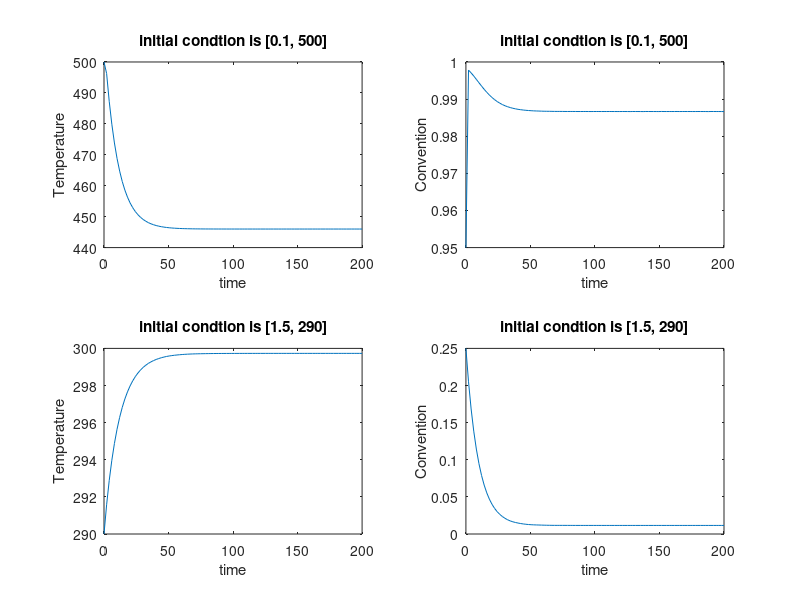

MATLAB code to generate this figure:
function [ll] = solveode( )
m0 = [0.1, 500];% initial condition
caf=2;
tspan = linspace(0,200);
[tsoln, sisoln] = ode45(@myode, tspan,m0);
X=(caf-sisoln(:,1))/caf;
subplot(2,2,1);
plot(tsoln,sisoln(:,2));
xlabel('time')
ylabel('Temperature')
title('initial condtion is [0.1, 500]')
subplot(2,2,2);
plot(tsoln,X)
xlabel('time')
ylabel('Convention')
title('initial condtion is [0.1, 500]')
m0 = [1.5, 290]; %initial conditon
[tsoln, sisoln] = ode45(@myode, tspan,m0);
X=(caf-sisoln(:,1))/caf;
subplot(2,2,3);
plot(tsoln,sisoln(:,2));
xlabel('time')
ylabel('Temperature')
title('initial condtion is [1.5, 290]')
subplot(2,2,4);
plot(tsoln,X)
xlabel('time')
ylabel('Convention')
title('initial condtion is [1.5, 290]')
end
function [xp] = myode(tf,y)
ca=y(1); t=y(2);
km = 4.56*10^8;
E  = 8000;
caf = 2;
cp  = 4;
tf =  298;
ta  = tf;
DeltaH_R = -3e5;
U  = 0;
tao=10;
k = km*exp(-E/t);
dcadt = 1/tao*(caf-ca)-k*ca;
dsidt =-k*ca*DeltaH_R/1000/cp+1/tao*(tf-t);
xp=[dcadt; dsidt];
end
